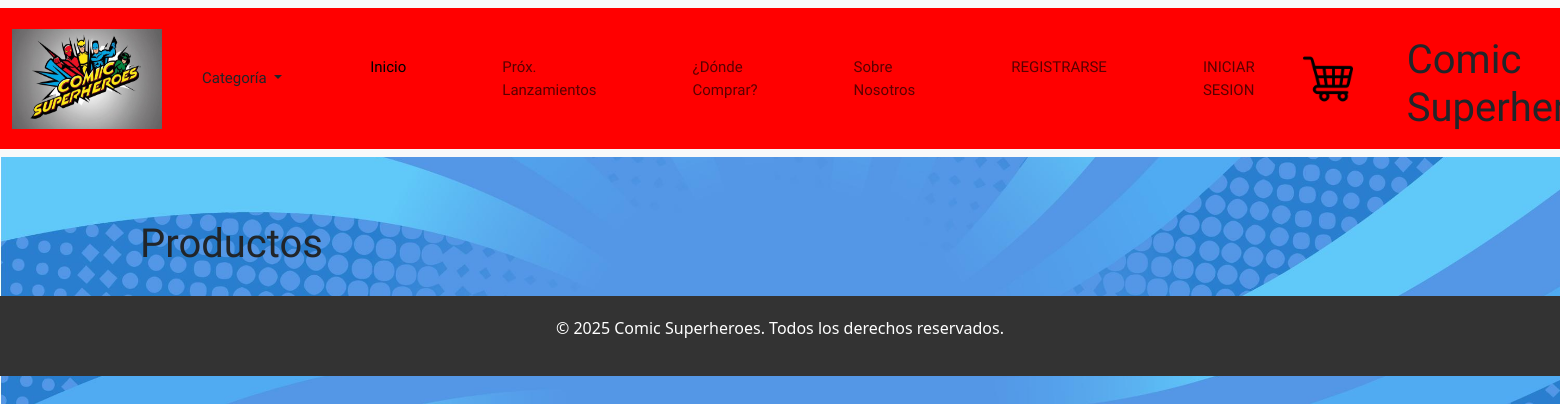
The app's page /productos/, older data.
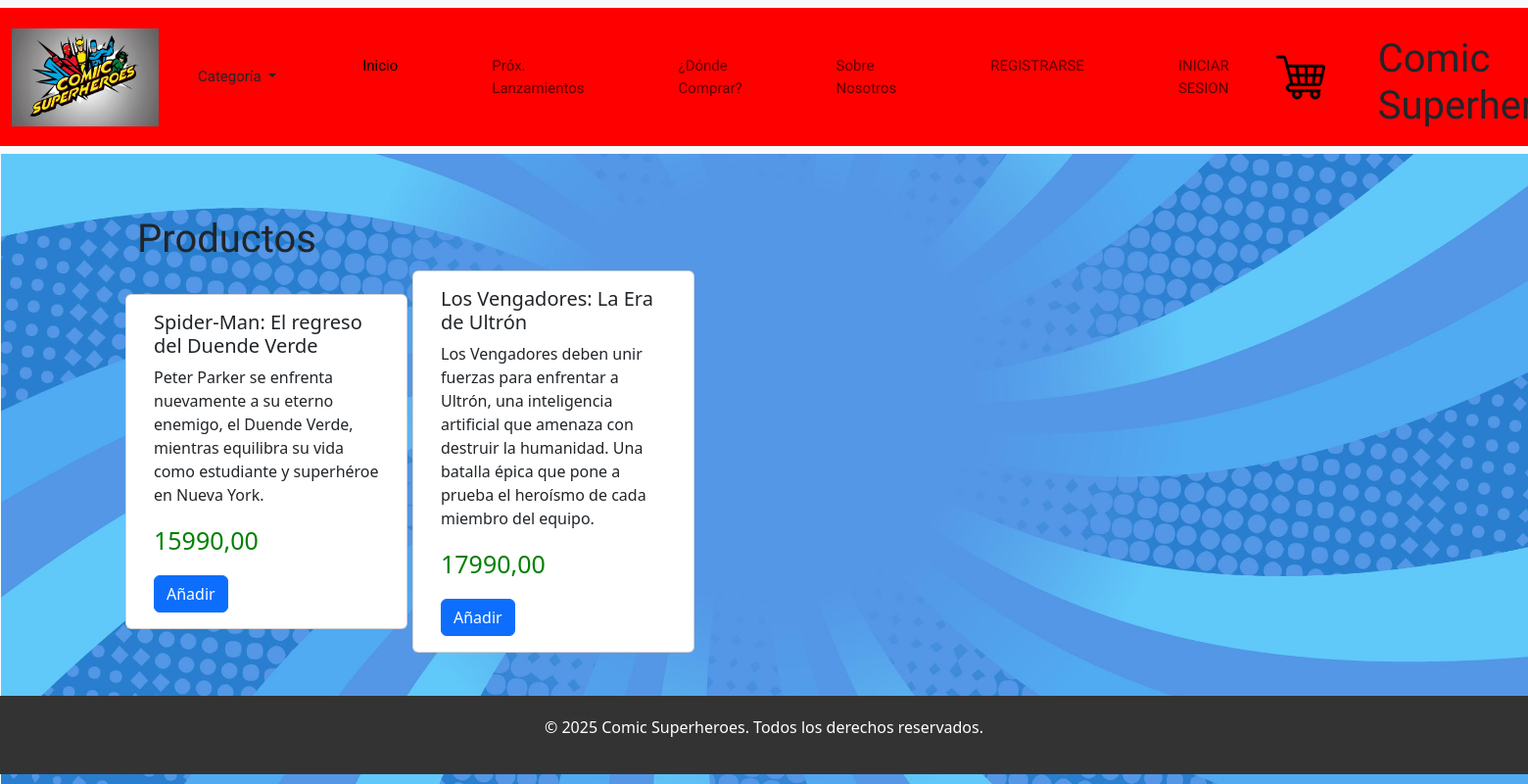
The same page, newer data.
### web/models.py (models this page shows, shortened)
class Comic(models.Model):
    titulo = models.CharField(max_length=200)
    autor = models.CharField(max_length=100)
    editorial = models.CharField(max_length=100)
    fecha_publicacion = models.DateField()
    precio = models.DecimalField(max_digits=10, decimal_places=2)
    genero = models.CharField(max_length=50)
    descripcion = models.TextField()

### web/views.py (the view)
# urls.py: path('productos/', views.comics_list, name='productos'),
def comics_list(request):
    comics = Comic.objects.all()  # Obtiene todos los cómics de la base de datos
    context = {'comics': comics}  # Pasa los datos de cómics al template
    return render(request, 'comic_list.html', context)

### web/templates/comic_list.html (shortened to what this page needs)
{% extends 'base.html' %}
{% load static %}
{% block content %}
<h1 id="titulo">Productos</h1>
<div class="row row-cols-1 row-cols-md-3 g-4">
    {% for comic in comics %}
    <div class="card" style="width: 18rem;">
        <div class="card-body">
        <h5 class="card-title">{{ comic.titulo }}</h5>
        <p class="card-text">{{ comic.descripcion }}</p>
        <p id="card_precio" class="card-text">{{ comic.precio }}</p>
        <a href="#" class="btn btn-primary add-to-cart" data-titulo="{{ comic.titulo }}" data-precio="{{ comic.precio }}">Añadir</a>
        </div>
    </div>
    {% endfor %}
</div>
{% endblock %}

### web/templates/base.html (shortened to what this page needs)
{% load static %}
<!DOCTYPE html>
<html lang="es">
<head>
    <link href="https://cdn.jsdelivr.net/npm/bootstrap@5.3.3/dist/css/bootstrap.min.css" rel="stylesheet">
    <link rel="stylesheet" href="{% static 'css/style.css' %}">
</head>
<body>
    <header>
        <nav class="navbar navbar-expand-lg bg-body-tertiary">
            <div class="container-fluid">
                <img src="{% static 'img/logo.jpg' %}" id="logo" width="150" height="100" alt="logo de la pagina">
              <div class="collapse navbar-collapse" id="navbarNav">
                <li class="nav-item dropdown">
                    <a class="nav-link dropdown-toggle" href="#" role="button" data-bs-toggle="dropdown" aria-expanded="false">
                      Categoría
                    </a>
                </li>
                <ul class="navbar-nav">
                  <li class="nav-item">
                    <a class="nav-link active" aria-current="page" href="{% url 'inicio' %}">Inicio</a>
                  </li>
                  <li class="nav-item">
                    <a class="nav-link" href="{% url 'prox_lanzamiento' %}">Próx. Lanzamientos</a>
                  </li>
                  <li class="nav-item">
                    <a class="nav-link" href="{% url 'tiendas' %}">¿Dónde Comprar?</a>
                  </li>
                  <li class="nav-item">
                    <a class="nav-link" href="{% url 'nosotros' %}">Sobre Nosotros</a>
                  </li>
                {% if user.is_authenticated %}
                  <li class="nav-item">
                      <a class="nav-link" href="">Hola, {{ user.username }}</a>
                  </li>
                  <li class="nav-item">
                      <a class="nav-link" href="{% url 'logout' %}">Cerrar sesión</a>
                  </li>
                {% else %}
                  <li class="nav-item">
                      <a class="nav-link" href="{% url 'usuarios_create' %}">REGISTRARSE</a>
                  </li>
                  <li class="nav-item">
                      <a class="nav-link" href="{% url 'login' %}">INICIAR SESION</a>
                  </li>
                {% endif %}
              </ul>
              </div>
              <a href="{% url 'carrito' %}">
                <img id="carrito" src="{% static 'img/3144456.png' %}"  alt="imagen de carrito">
              </a>
              <h1 id="titulo_pagina">Comic Superheroes</h1>
            </div>
          </nav>
    </header>
    <main class="container mt-4">
        {% block content %}
        {% endblock %}
    </main>
    <footer class="text-center mt-4">
        <p>© 2025 Comic Superheroes. Todos los derechos reservados.</p>
    </footer>
</body>
</html>

### web/static/css/style.css (style rules this page uses)
img { float: left; }
#card_precio { color: green; font-size: 25px; }
#titulo_pagina { font-family: "Audiowide", serif; }
#carrito { width: 50px; margin-right: 34px; }
h1 { float: right; margin-top: 19px; }
body { display: flex; flex-direction: column; min-height: 100vh; background-image: url('../img/fondo.jpg'); background-size: cover; background-position: center center; background-attachment: fixed; }
.nav-item { font-family: "Wallpoet", serif; font-weight: 200; font-size: 15px; padding: 40px; }
.nav-link { display: block; padding: var(--bs-nav-link-padding-y) var(--bs-nav-link-padding-x); font-size: 15px; font-weight: var(--bs-nav-link-font-weight); color: var(--bs-nav-link-color); text-decoration: none; background: 0 0; border: 0; transition: color .15s ease-in-out, background-color .15s ease-in-out, border-color .15s ease-in-out; }
#titulo { text-align: center; font-family: "Luckiest Guy", serif; }
.container-fluid { background-color: red; }
a { padding-right: 20px }
footer { background-color: #333; color: white; text-align: center; padding: 20px; position: sticky; max-width: 100%; }
.card { display: flex; }
ul { list-style: none; }
li { list-style: none; }
.container { display: flex; flex-direction: column; align-items: flex-start; padding: 20px; }
.row { display: flex; gap: 5px; align-items: center; }

Row changes from the older to the newer data that the page shows:
added Comic: titulo "Spider-Man: El regreso del Duende Verde", descripcion "Peter Parker se enfrenta nuevamente a su eterno enemigo, el Duende Verde, mientras equilibra su vida como estudiante y superhéroe en Nueva York.", precio "15990,00"
added Comic: titulo "Los Vengadores: La Era de Ultrón", descripcion "Los Vengadores deben unir fuerzas para enfrentar a Ultrón, una inteligencia artificial que amenaza con destruir la humanidad. Una batalla épica que pone a prueba el heroísmo de cada miembro del equipo.", precio "17990,00"
